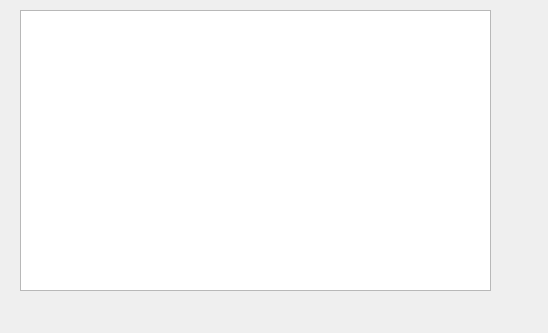
<?xml version="1.0" encoding="UTF-8"?>
<ui version="4.0">
 <class>Form</class>
 <widget class="QWidget" name="Form">
  <property name="geometry">
   <rect>
    <x>0</x>
    <y>0</y>
    <width>548</width>
    <height>333</height>
   </rect>
  </property>
  <property name="windowTitle">
   <string>Form</string>
  </property>
  <widget class="QTableWidget" name="tableWidget">
   <property name="geometry">
    <rect>
     <x>20</x>
     <y>10</y>
     <width>471</width>
     <height>281</height>
    </rect>
   </property>
  </widget>
 </widget>
 <resources/>
 <connections/>
</ui>
